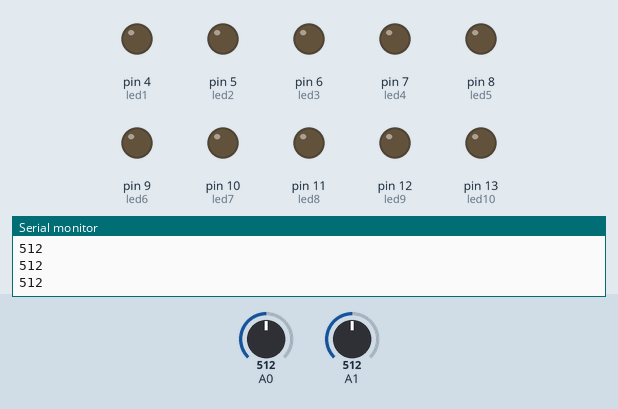
A sketch run on a simulated Arduino Uno, built with avr-gcc and run on an emulated ATmega328P. Parts: output pins drawn as LEDs (lit = HIGH), the last lines printed to the serial monitor. Inputs (shaded band) come from the test bench; at power-on: A1 = 512, A0 = 512.

Above: at 1.2 s.
1.3 s: A1 set to 163
2.8 s: A1 set to 133
At 3.24 s:
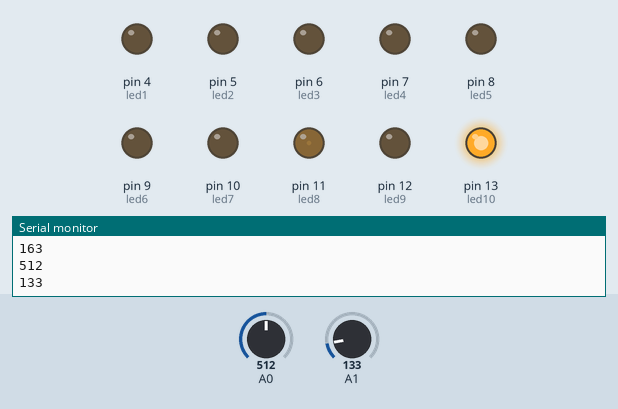
At 5.16 s:
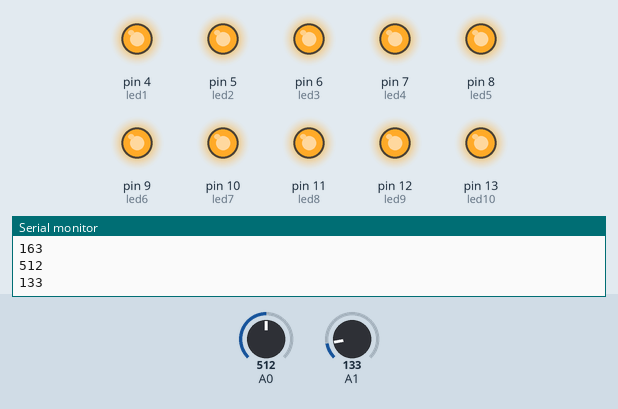
5.8 s: A0 set to 145
8.8 s: A0 set to 123
At 11.27 s:
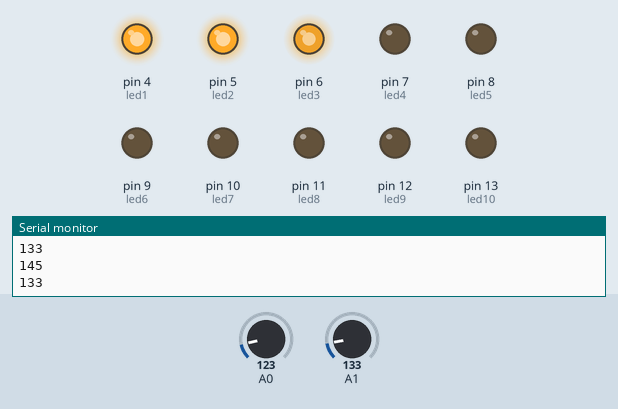
Timing chart, 0 to 12.8 s (numbered marks = the images above; inputs shaded):
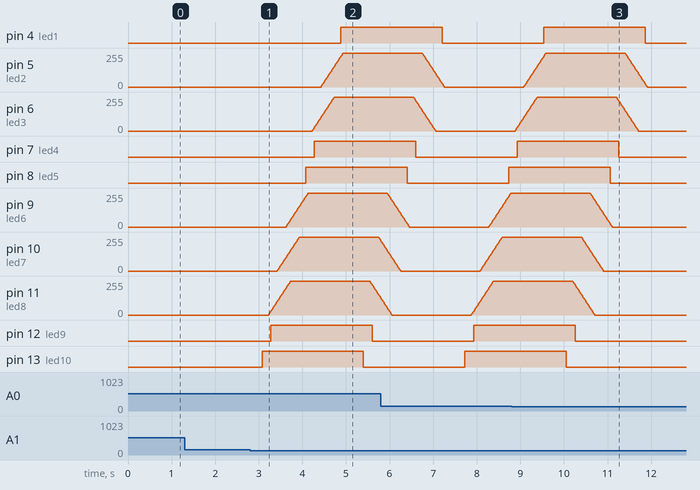

Measured:
- the behaviour switches between 150 and 149 on A1 (found by bisection; images 0 and 1)
- the behaviour switches between 134 and 133 on A0 (found by bisection; images 2 and 3)
- after the input at 2.8 s, pin 4 (led1): LOW → HIGH after 2.1 s; pin 5 (led2): moves from 0/255 to 255/255 over 0.50 s, starting after 1.6 s; pin 6 (led3): moves from 0/255 to 255/255 over 0.50 s, starting after 1.4 s; pin 7 (led4): LOW → HIGH after 1.5 s; pin 8 (led5): LOW → HIGH after 1.3 s
- after the input at 8.8 s, pin 13 (led10): goes on until 10.1 s, then stays LOW

The sketch:

Sandokan.ino
```cpp
int led1=4;
int led2=5;
int led3=6;
int led4=7;
int led5=8;
int led6=9;
int led7=10;
int led8=11;
int led9=12;
int led10=13;

int velocita=10;
int soglia1;
int soglia2;

bool check1 = false;
bool check2 = false;
//const int buttonPin = 2;
//int buttonState = 0;

void setup() {
  Serial.begin(9600);
}

void loop() {
  soglia1 = analogRead(A0);
  soglia2 = analogRead(A1);
  Serial.println(soglia1);
  Serial.println(soglia2);
   // buttonState = digitalRead(buttonPin);

  if (soglia1 < 150 && soglia1 < soglia2) {
    check1 = true;
    check2 = false;
  }
  if (soglia2 < 150 && soglia2 < soglia1){
    check1 = false;
    check2 = true;
  }
  else {
    check1 = false;
    check2 = false;
  }

  if (check1){
    for (int value = 0; value <= 1155; value += 5){

      if (value <= 255){
        analogWrite(led1, value);
      }
      if (value >= 100 && value <= 355){
        analogWrite(led2, value-100);
      }
      if (value >= 200 && value <= 455){
        analogWrite(led3, value-200);
      }
      if (value >= 300 && value <= 555){
        analogWrite(led4, value-300);
      }
      if (value >= 400 && value <= 655){
        analogWrite(led5, value - 400);
      }
      if (value >= 500 && value <= 755){
        analogWrite(led6, value - 500);
      }
      if (value >= 600 && value <= 855){
        analogWrite(led7, value - 600);
      }
      if (value >= 700 && value <= 955){
        analogWrite(led8, value - 700);
      }
      if (value >= 800 && value <= 1055){
        analogWrite(led9, value - 800);
      }
      if (value >= 900 && value <= 1155){
        analogWrite(led10, value - 900);
      }
      delay(velocita);
    }
    for (int value = 1155; value >= 0; value -= 5){

      if (value<= 1155 && value >= 900){
        analogWrite(led1, value - 900);
     }
      if (value <= 1055 && value >= 800){
        analogWrite(led2, value - 800);
     }
      if (value <= 955 && value >= 700){
        analogWrite(led3, value - 700);
     }
      if (value <= 855 && value >= 600){
        analogWrite(led4, value - 600);
     }
      if (value <= 755 && value >= 500){
        analogWrite(led5, value - 500);
     }
      if (value <= 655 && value >= 400){
        analogWrite(led6, value - 400);
     }
      if (value <= 555 && value >= 300){
        analogWrite(led7, value - 300);
       }
      if (value <= 455 && value >= 200){
        analogWrite(led8, value - 200);
       }
      if (value <= 355 && value >= 100){
        analogWrite(led9, value - 100);
     }
      if (value <= 255){
        analogWrite(led10, value);
     }
      delay(velocita);
     }
    }

  if (check2){
    for (int value = 0; value <= 1155; value += 5){

      if (value <= 255){
        analogWrite(led10, value);
      }
      if (value >= 100 && value <= 355){
        analogWrite(led9, value-100);
      }
      if (value >= 200 && value <= 455){
        analogWrite(led8, value-200);
      }
      if (value >= 300 && value <= 555){
        analogWrite(led7, value-300);
      }
      if (value >= 400 && value <= 655){
        analogWrite(led6, value - 400);
      }
      if (value >= 500 && value <= 755){
        analogWrite(led5, value - 500);
      }
      if (value >= 600 && value <= 855){
        analogWrite(led4, value - 600);
      }
      if (value >= 700 && value <= 955){
        analogWrite(led3, value - 700);
      }
      if (value >= 800 && value <= 1055){
        analogWrite(led2, value - 800);
      }
      if (value >= 900 && value <= 1155){
        analogWrite(led1, value - 900);
      }
      delay(velocita);
    }
    for (int value = 1155; value >= 0; value -= 5){

      if (value<= 1155 && value >= 900){
        analogWrite(led10, value - 900);
     }
      if (value <= 1055 && value >= 800){
        analogWrite(led9, value - 800);
     }
      if (value <= 955 && value >= 700){
        analogWrite(led8, value - 700);
     }
      if (value <= 855 && value >= 600){
        analogWrite(led7, value - 600);
     }
      if (value <= 755 && value >= 500){
        analogWrite(led6, value - 500);
     }
      if (value <= 655 && value >= 400){
        analogWrite(led5, value - 400);
     }
      if (value <= 555 && value >= 300){
        analogWrite(led4, value - 300);
       }
      if (value <= 455 && value >= 200){
        analogWrite(led3, value - 200);
       }
      if (value <= 355 && value >= 100){
        analogWrite(led2, value - 100);
     }
      if (value <= 255){
        analogWrite(led1, value);
     }
      delay(velocita);
     }
    }
  check1 = false;
  check2 = false;
}
```
